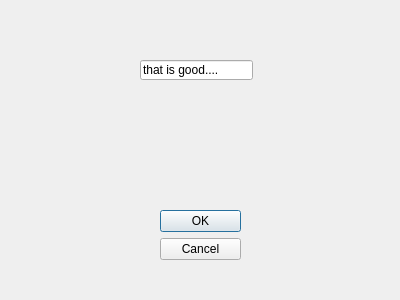
<?xml version="1.0" encoding="UTF-8"?>
<ui version="4.0">
 <class>Dialog</class>
 <widget class="QDialog" name="Dialog">
  <property name="geometry">
   <rect>
    <x>0</x>
    <y>0</y>
    <width>400</width>
    <height>300</height>
   </rect>
  </property>
  <property name="windowTitle">
   <string>Dialog</string>
  </property>
  <widget class="QDialogButtonBox" name="buttonBox">
   <property name="geometry">
    <rect>
     <x>160</x>
     <y>210</y>
     <width>81</width>
     <height>241</height>
    </rect>
   </property>
   <property name="orientation">
    <enum>Qt::Vertical</enum>
   </property>
   <property name="standardButtons">
    <set>QDialogButtonBox::Cancel|QDialogButtonBox::Ok</set>
   </property>
  </widget>
  <widget class="QLineEdit" name="lineEdit">
   <property name="geometry">
    <rect>
     <x>140</x>
     <y>60</y>
     <width>113</width>
     <height>20</height>
    </rect>
   </property>
   <property name="text">
    <string>that is good....</string>
   </property>
  </widget>
 </widget>
 <resources/>
 <connections>
  <connection>
   <sender>buttonBox</sender>
   <signal>accepted()</signal>
   <receiver>Dialog</receiver>
   <slot>accept()</slot>
   <hints>
    <hint type="sourcelabel">
     <x>248</x>
     <y>254</y>
    </hint>
    <hint type="destinationlabel">
     <x>157</x>
     <y>274</y>
    </hint>
   </hints>
  </connection>
  <connection>
   <sender>buttonBox</sender>
   <signal>rejected()</signal>
   <receiver>Dialog</receiver>
   <slot>reject()</slot>
   <hints>
    <hint type="sourcelabel">
     <x>316</x>
     <y>260</y>
    </hint>
    <hint type="destinationlabel">
     <x>286</x>
     <y>274</y>
    </hint>
   </hints>
  </connection>
 </connections>
</ui>
